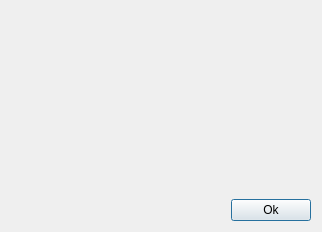
<?xml version="1.0" encoding="UTF-8"?>
<ui version="4.0">
 <class>AboutDialog</class>
 <widget class="QDialog" name="AboutDialog">
  <property name="geometry">
   <rect>
    <x>0</x>
    <y>0</y>
    <width>322</width>
    <height>232</height>
   </rect>
  </property>
  <property name="sizePolicy">
   <sizepolicy hsizetype="Fixed" vsizetype="Fixed">
    <horstretch>0</horstretch>
    <verstretch>0</verstretch>
   </sizepolicy>
  </property>
  <property name="windowTitle">
   <string>About</string>
  </property>
  <property name="whatsThis">
   <string notr="true"/>
  </property>
  <layout class="QGridLayout" name="gridLayout">
   <item row="2" column="0" colspan="2">
    <spacer name="horizontalSpacer">
     <property name="orientation">
      <enum>Qt::Horizontal</enum>
     </property>
     <property name="sizeHint" stdset="0">
      <size>
       <width>40</width>
       <height>20</height>
      </size>
     </property>
    </spacer>
   </item>
   <item row="0" column="0">
    <widget class="QLabel" name="label_image">
     <property name="sizePolicy">
      <sizepolicy hsizetype="Fixed" vsizetype="Fixed">
       <horstretch>0</horstretch>
       <verstretch>0</verstretch>
      </sizepolicy>
     </property>
     <property name="text">
      <string/>
     </property>
     <property name="pixmap">
      <pixmap resource="../res/resource.qrc">:/MainImage.png</pixmap>
     </property>
    </widget>
   </item>
   <item row="1" column="0" colspan="3">
    <spacer name="verticalSpacer">
     <property name="orientation">
      <enum>Qt::Vertical</enum>
     </property>
     <property name="sizeHint" stdset="0">
      <size>
       <width>20</width>
       <height>40</height>
      </size>
     </property>
    </spacer>
   </item>
   <item row="2" column="2">
    <widget class="QPushButton" name="pushbutton_ok">
     <property name="sizePolicy">
      <sizepolicy hsizetype="Fixed" vsizetype="Fixed">
       <horstretch>0</horstretch>
       <verstretch>0</verstretch>
      </sizepolicy>
     </property>
     <property name="text">
      <string>Ok</string>
     </property>
    </widget>
   </item>
   <item row="0" column="1" colspan="2">
    <widget class="QLabel" name="label">
     <property name="text">
      <string/>
     </property>
    </widget>
   </item>
  </layout>
 </widget>
 <resources>
  <include location="../res/resource.qrc"/>
 </resources>
 <connections>
  <connection>
   <sender>pushbutton_ok</sender>
   <signal>clicked()</signal>
   <receiver>AboutDialog</receiver>
   <slot>accept()</slot>
   <hints>
    <hint type="sourcelabel">
     <x>251</x>
     <y>203</y>
    </hint>
    <hint type="destinationlabel">
     <x>149</x>
     <y>112</y>
    </hint>
   </hints>
  </connection>
 </connections>
</ui>
